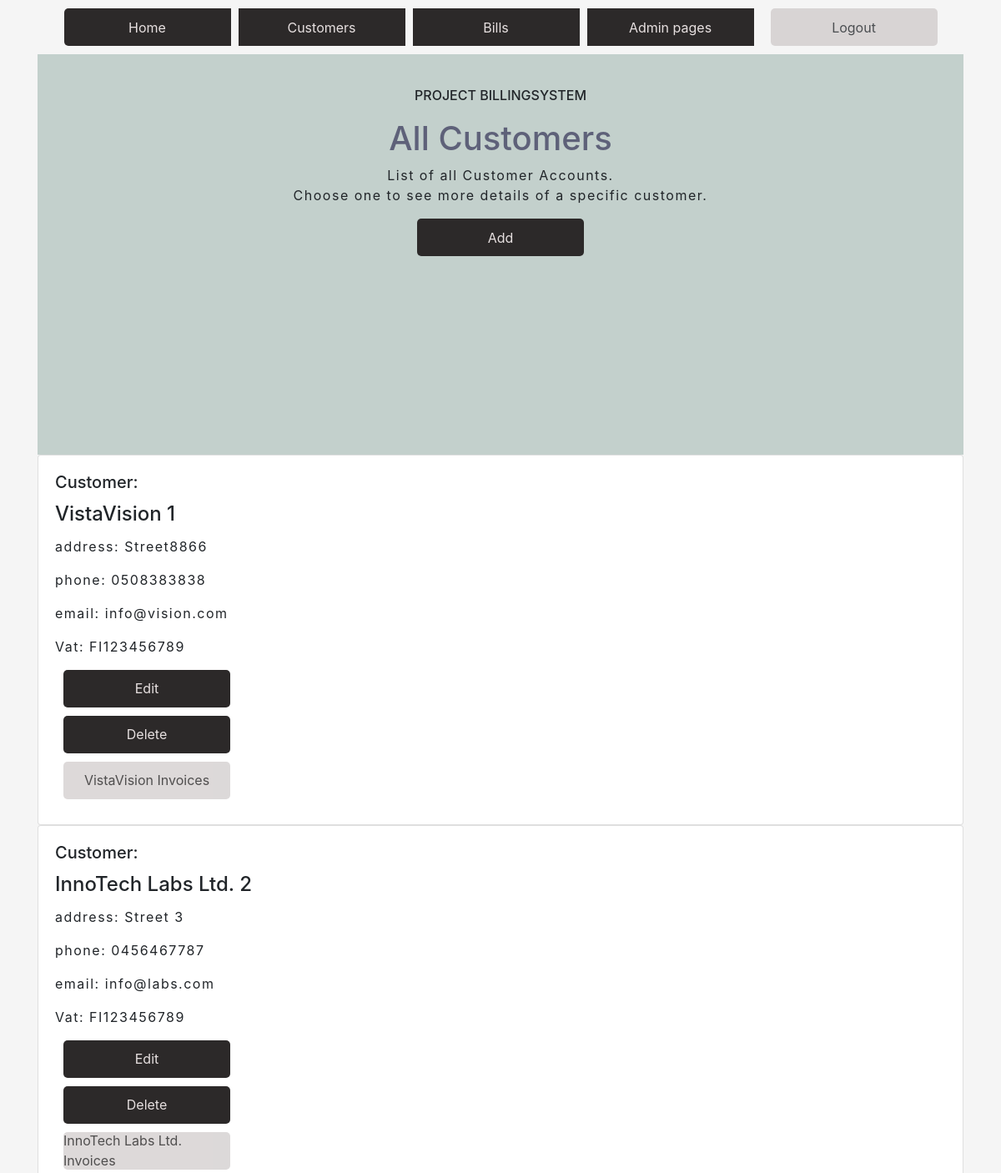
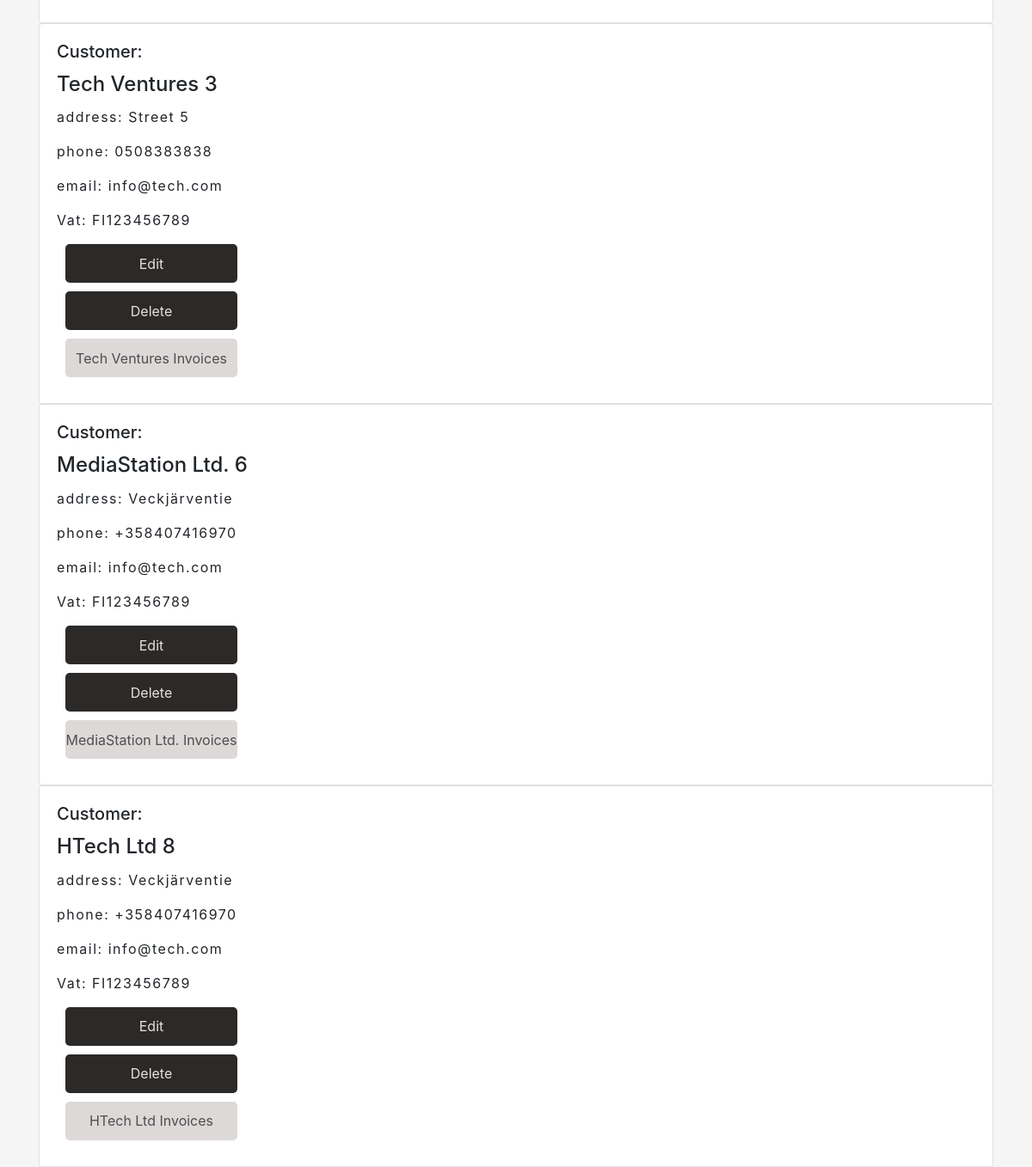
The page /customerlist/ on the database as committed earlier (2 pictures, top to bottom).
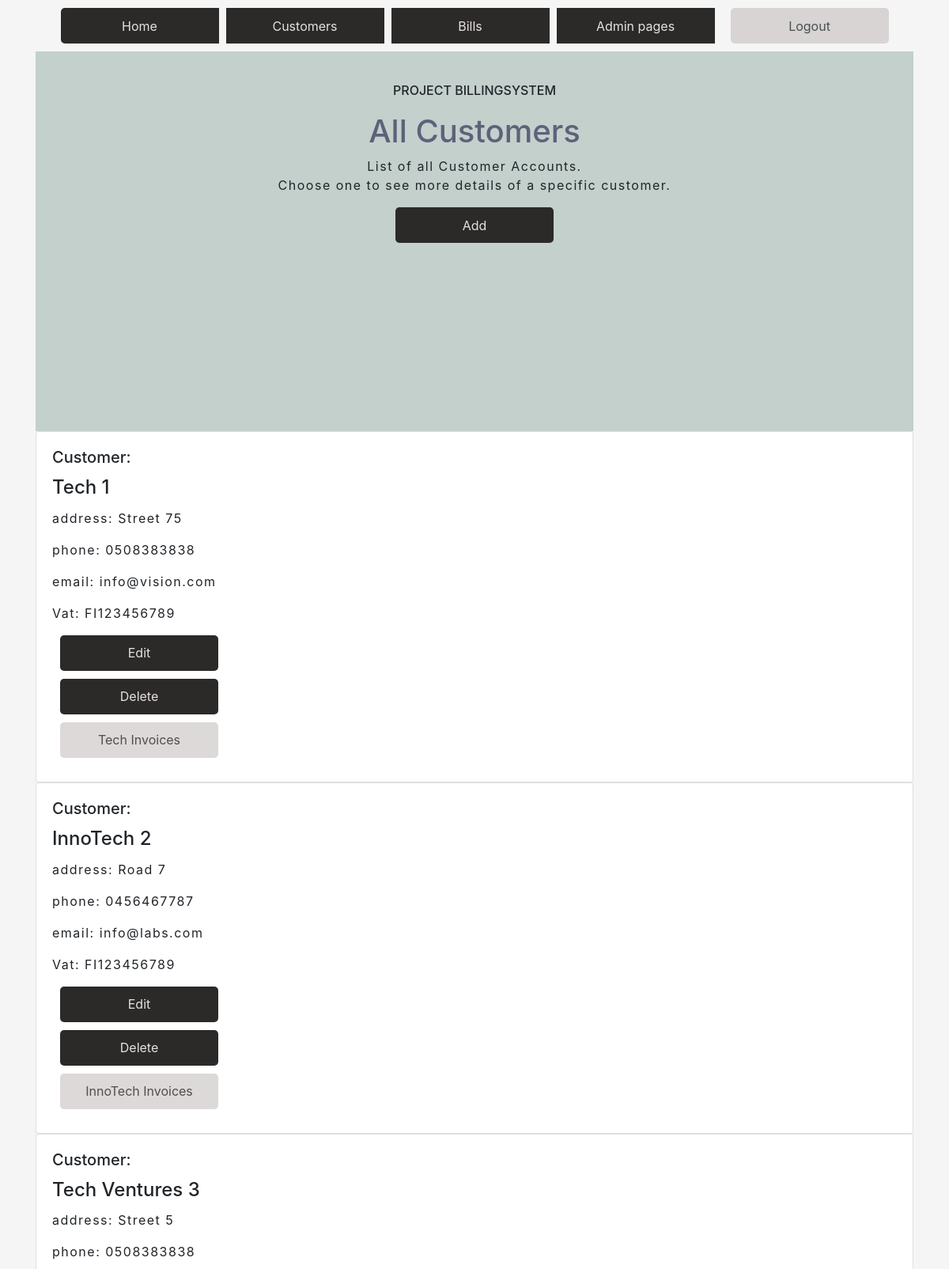
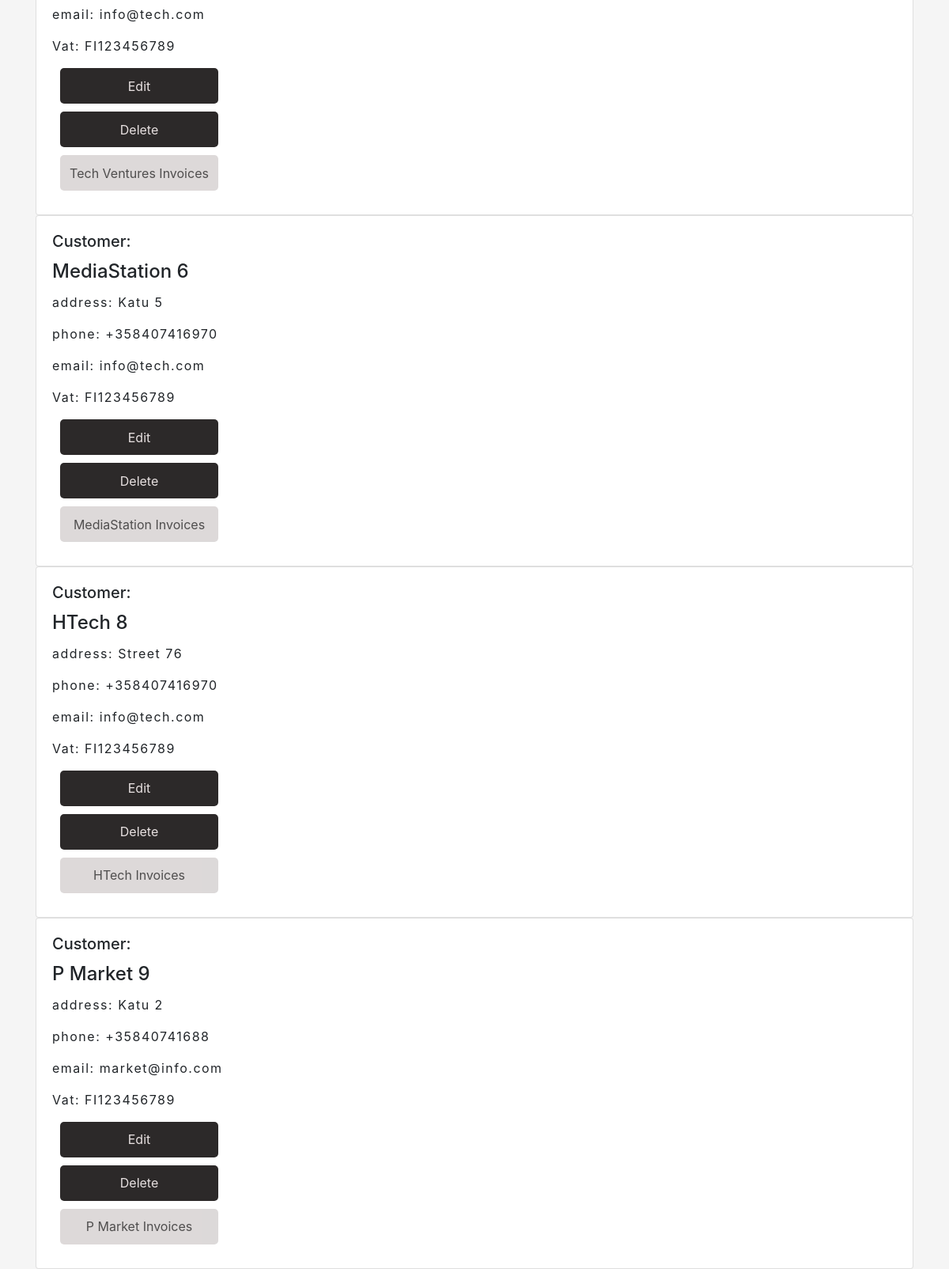
The same page on the database as committed later (2 pictures, top to bottom).
### app/models.py (models this page shows, shortened)
class CustomerAccount(models.Model):
    name = models.CharField(max_length = 50, default=None)
    address = models.CharField(max_length = 50, default=None)
    phone = models.CharField(max_length = 50, default=None)
    mail = models.CharField(max_length = 50, default=None)
    vat = models.CharField(max_length = 20, default=None)
    account = models.ForeignKey(Account, on_delete =models.PROTECT)

### app/views.py (the view)
# urls.py: path('customerlist/', customerlistview, name="customers"),
def customerlistview(request):
    customerlist = CustomerAccount.objects.all()
    accountlist = Account.objects.all()
    context = {'customers': customerlist, 'accounts': accountlist}
    return render (request,"customerlist.html",context )

### app/templates/customerlist.html
{% extends 'index.html' %}
{%load static%}
{% block content %}
<section id="main">
    <div class="main-text">
    <h6>Project Billingsystem</h6>
    <h1>All Customers</h1>
    <p>List of all Customer Accounts. <br>
        Choose one to see more details of a specific customer.</p>
    <center>
        <a class="btn" href="/add-customer">Add</a>
    </center>
    </div>
    </section>
    {% for c in customers %}
    <div class="customerList">
    <div class="card" style="width: 100%;">
    <div class="card-body">
        <h5 class="card-title">Customer:</h5>
        <h4 class="card-title">{{c.name}} {{c.id}}</h4>
        <p class="card-text">address: {{c.address}} </p>
        <p class="card-text">phone: {{c.phone}} </p>
        <p class="card-text">email: {{c.mail}} </p>
        <p class="card-text">Vat: {{c.vat}} </p>
        <a href="/edit-customer-get/{{c.id}}/"class="btn" >Edit</a>
        <a href="/confirm-delete-customer/{{c.id}}/" class="btn" >Delete</a>
        <a href="/invoices-by-customer/{{c.id}}/" class="btn-ghost" >{{c.name}} Invoices</a>
    </div>
</div>
</div>
{%endfor%}
{% endblock %}

### app/templates/index.html (shortened to what this page needs)
<!DOCTYPE html>
<html lang="en">
<head>
    <link rel="stylesheet" href="https://stackpath.bootstrapcdn.com/bootstrap/4.5.0/css/bootstrap.min.css"
>
<link rel="stylesheet" href="https://cdnjs.cloudflare.com/ajax/libs/font-awesome/5.11.2/css/all.min.css">
{% load static %}
<link rel="stylesheet" href="{% static '/style.css' %}">
<link rel="stylesheet" href="{% static '/customers.css' %}" >
<link rel="stylesheet" href="{% static '/form.css' %}" >
</head>
<body>
    <div class="container">
        <center>
        <div class="btn-group" role="group">
            <a class="btn" href="/">Home</a>
            <a class="btn" href="/customerlist">Customers</a>
            <a class="btn" href="/invoicelist">Bills</a>
            <a class="btn" href="/admin">Admin pages</a>
            <a class="btn-ghost">Logout</a>
        </div>
    </center>
            {% block content %}
            {% endblock %}
    </div>
</body>
</html>

### app/static/style.css (style rules this page uses)
body { background-color: whitesmoke; margin: 0; padding: 0; height: 150vh; }
h1 { color: rgb(94, 97, 121); }
p { letter-spacing: 1.5px; }
h6 { text-transform: uppercase; padding-bottom: 10px; }

### app/static/customers.css (style rules this page uses)
body { background-color: whitesmoke; margin: 0; padding: 0; height: 150vh; }
#main { width: 100%; height: 60vh; background-color: rgb(195, 208, 204); text-align: center; justify-content: center; display: flex; }
.main-text { position: absolute; width: 50%; padding: 20px; margin: 20px; }
h1 { color: rgb(94, 97, 121); }
p { letter-spacing: 1.5px; }
h6 { text-transform: uppercase; padding-bottom: 10px; }
.btn { width: 200px; height: 45px; display: flex; justify-content: center; align-items: center; background-color: #2c2929; border-radius: 5px; color:#e7e0e0; margin: 10px; z-index: 5; cursor: pointer; }
.btn-ghost { width: 200px; height: 45px; display: flex; justify-content: center; align-items: center; background-color: #c0babaaf; opacity: 0.8; border-radius: 5px; color:#242222; margin: 10px; z-index: 5; cursor: pointer; }

Rows that differ between the two databases and show on the page:
changed CustomerAccount "info@vision.com": name "VistaVision" → "Tech"; address "Street8866" → "Street 75"
changed CustomerAccount "info@labs.com": name "InnoTech Labs Ltd." → "InnoTech"; address "Street 3" → "Road 7"
changed CustomerAccount id 6: name "MediaStation Ltd." → "MediaStation"; address "Veckjärventie" → "Katu 5"
changed CustomerAccount id 8: name "HTech Ltd" → "HTech"; address "Veckjärventie" → "Street 76"
added CustomerAccount: name "P Market", id "9", address "Katu 2", phone "+35840741688", mail "market@info.com", vat "FI123456789"
